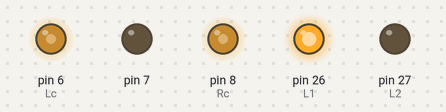
Recording of a sketch running on a simulated Arduino Mega 2560, built with avr-gcc and run on an emulated ATmega2560. On the bench: output pins drawn as LEDs (lit = HIGH). Pins used as bus, display or sensor lines are not drawn.

Above: at 0.1 s.
Timing chart, 0 to 1.6 s (numbered marks = the images above):
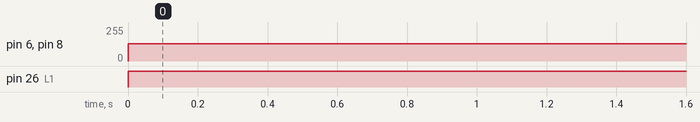

Measured:
- by itself, pin 6 (Lc), pin 8 (Rc): 0/255 → 130/255 at 0.00 s
- by itself, pin 26 (L1): LOW → HIGH at 0.00 s

The sketch:

tsting.ino
```cpp
const int R1  = 24;  // Pin 14 of L293
const int R2  = 25;  // Pin 10 of L2
const int Rc = 8;
//Right Motor
const int L1  = 26;  // Pin 14 of L293
const int L2  = 27;  // Pin 10 of L293
const int Lc = 6;


void setup() {
  // put your setup code here, to run once:
pinMode(L1, OUTPUT);
pinMode(L2, OUTPUT);
pinMode(R1, OUTPUT);
pinMode(R2, OUTPUT);
analogWrite(6,0);
analogWrite(7,0);

}

void loop() {
  digitalWrite(L1,HIGH);
digitalWrite(L2,LOW);
digitalWrite(R1,HIGH);
digitalWrite(R2,LOW);
  // put your main code here, to run repeatedly:
analogWrite(Rc,130);
analogWrite(Lc,130);


}
```
